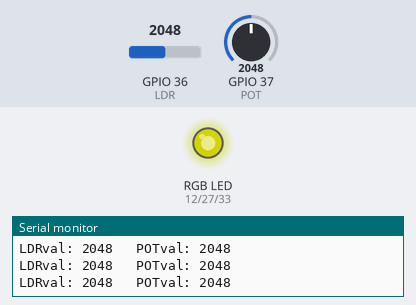
The sketch below on a simulated ESP32. On the bench: an RGB LED mixed from three pins (HIGH = lit), the last lines printed to the serial monitor. The inputs (shaded band) are chosen by the test bench; at power-on: GPIO 36 (LDR) = 2048, GPIO 37 (POT) = 2048. Dim RGB values are drawn brighter than linear.

Above: at 1.2 s.
1.3 s: GPIO 36 (LDR) set to 738
4.3 s: GPIO 36 (LDR) set to 666
At 4.8 s:
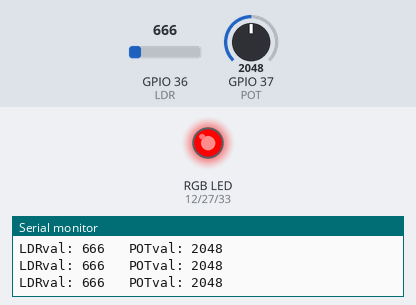
5.8 s: GPIO 37 (POT) set to 2866
At 6.8 s:
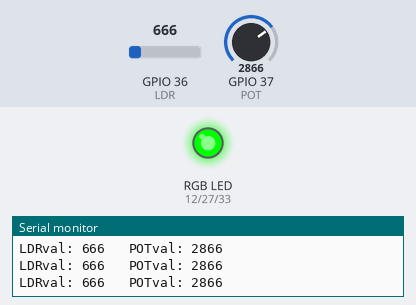
7.3 s: GPIO 36 (LDR) set to 1228
At 8.5 s:
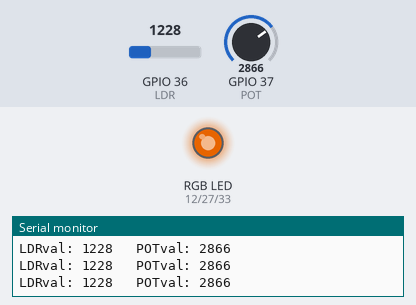
8.8 s: GPIO 37 (POT) set to 1061
At 9.3 s:
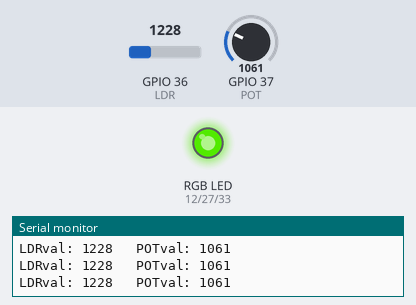
10.3 s: GPIO 37 (POT) set to 959
At 11.1 s:
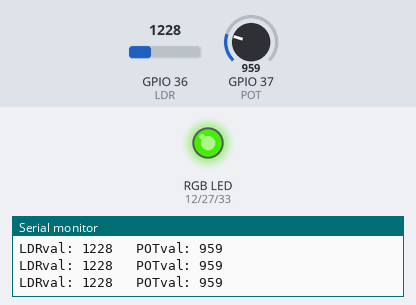
Timing chart, 0 to 12.8 s (numbered marks = the images above; inputs shaded):
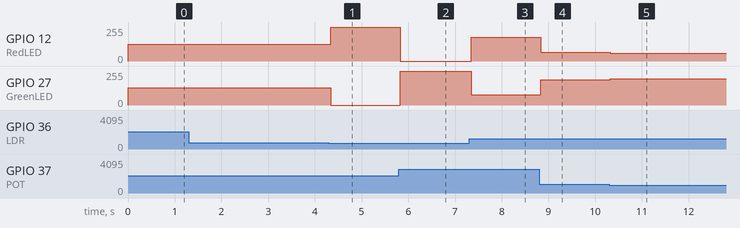

The sketch:

ThisIsProject2.ino
```cpp
// Toff Nguyen Project 2
//  RGB LED connected to pins 12, 27, 33

 #include <analogWrite.h>

// the numbers of the LED pins
const int RedLED = 12;
const int GreenLED = 27;
const int BlueLED = 33;

const int LDR = A0;
const int POT = A1;

int LDRval = 0;
int POTval= 0;

int delaytime = 5;
int redBrightness = 0;
int greenBrightness = 0;
int blueBrightness = 0;

void setup(){
  Serial.begin(9600);

  pinMode(POT, INPUT);
  pinMode(LDR, INPUT);

  pinMode(RedLED, OUTPUT);
  pinMode(GreenLED, OUTPUT);
  pinMode(BlueLED, OUTPUT);
}

void loop(){

    LDRval = analogRead(LDR);
    Serial.print("LDRval: ");
    Serial.print(LDRval);

    POTval = analogRead(POT);
    Serial.print("\t POTval: ");
    Serial.println(POTval);

      redBrightness = map(POTval, 0, 4095, 0, 255);
      analogWrite(RedLED, redBrightness);

      greenBrightness = 255-redBrightness;
      analogWrite(GreenLED, greenBrightness);


    //Scream red if green
    if (LDRval < 700 && greenBrightness > redBrightness )
    {
        analogWrite(GreenLED, LOW);
        analogWrite(RedLED, 255);
        //Flash rapidly when touched
        if (LDRval <500)
        {
          analogWrite(RedLED, 5);
          analogWrite(RedLED, 255);
        }
    }
    //Scream green if red
    else if (LDRval < 700 && greenBrightness < redBrightness )
    {
        analogWrite(RedLED, LOW);
        analogWrite(GreenLED, 255);
        //Flash rapidly when touched
        if (LDRval <500)
        {
          analogWrite(GreenLED, 5);
          analogWrite(GreenLED, 255);
        }
    }

}
```

Measured:
- the behaviour switches between 700 and 699 on GPIO 36 (LDR) (found by bisection; images 0 and 1)
- after the input at 4.3 s, GPIO 12 (RedLED): 127/255 → 255/255 at once; GPIO 27 (GreenLED): 128/255 → 0/255 at once
- after the input at 5.8 s, GPIO 12 (RedLED): 255/255 → 0/255 at once; GPIO 27 (GreenLED): 0/255 → 255/255 at once
- after the input at 7.3 s, GPIO 12 (RedLED): 0/255 → 178/255 after 0.05 s; GPIO 27 (GreenLED): 255/255 → 77/255 after 0.05 s
- after the input at 8.8 s, GPIO 12 (RedLED): 178/255 → 66/255 at once; GPIO 27 (GreenLED): 77/255 → 189/255 at once
- after the input at 10.3 s, GPIO 12 (RedLED): 66/255 → 59/255 at once; GPIO 27 (GreenLED): 189/255 → 196/255 at once
